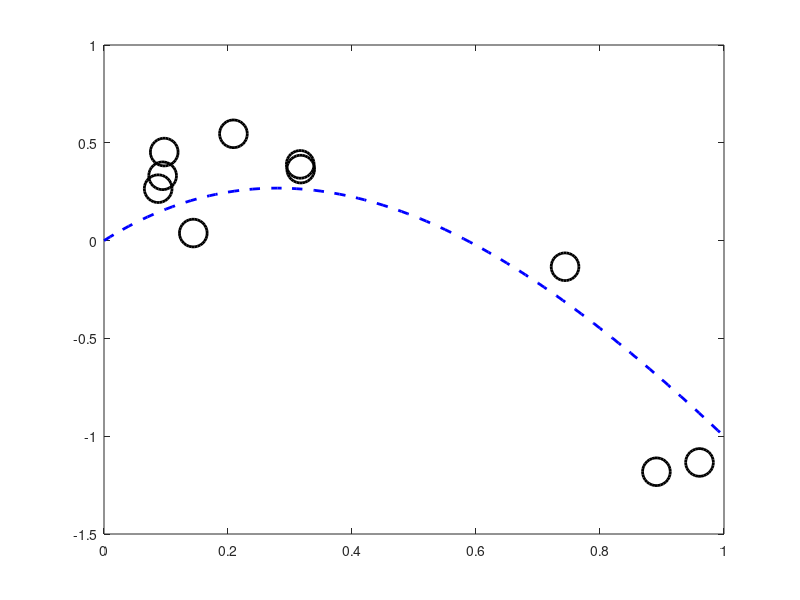

The MATLAB source for this figure: (Note: this script raises an error after producing the figure.)
%% Setup the GP problem

path(path,'../');

clear all;
close all;

x = rand(10,1);
noise_ss = 0.05;

test_x = [0:0.01:1]';
test_y = test_x.^3 - 4*test_x.^2 + 2*test_x;

y = x.^3 - 4*x.^2 + 2*x;
y = y + randn(size(x))*sqrt(noise_ss);

plot(x,y,'ko','markersize',20,'linewidth',2);
hold on
plot(test_x,test_y,'b--','linewidth',2)

setupPlot

xlabel('x');
ylabel('y');

yl = ylim;


makePDF('gpintro_data.eps');

%% Make some polynomial fits
close all
figure;
plot(x,y,'ko','markersize',20,'linewidth',2);
hold all

X = [x.^0];
testX = [test_x.^0];
plotat = [1 2 3 5];
for order = [1:9]
    X = [X x.^order];
    w = inv(X'*X)*X'*y;
    testX = [testX test_x.^order];
    if any(plotat == order)
        plot(test_x,testX*w,'linewidth',2);
    end
end

legend('Data','1st order','2nd order','3rd order','5th order');

setupPlot
xlabel('x');
ylabel('y');
ylim(yl);
makePDF('gpintro_poly.eps');


%% A visual example
close all
K = kernel(x,x,'gauss',20);
testK = kernel(x,test_x,'gauss',20);
testKK = kernel(test_x,test_x,'gauss',20) + 1e-6*eye(length(test_x));
% Sample functions from the prior
priorFunctions = gausssamp(repmat(0,length(test_x),1),testKK,20);
plot(test_x,priorFunctions','b','linewidth',2)
hold on
plot(x,y,'ko','markersize',20,'linewidth',2);
setupPlot
xlabel('x');
ylabel('y');
ylim(yl);
makePDF('gpintro_prior.eps');

close all

% And the posterior
testCov = testKK - testK'*inv(K + noise_ss*eye(length(x)))*testK;
testMu = testK'*inv(K + noise_ss*eye(length(x)))*y;
posteriorFunctions = gausssamp(testMu,testCov,20);

figure;
plot(test_x,posteriorFunctions','b','linewidth',2);
hold on
plot(x,y,'ko','markersize',20,'linewidth',2);
ylim(yl);
setupPlot;
xlabel('x');
ylabel('y');
plot(test_x,te,'b','linewidth',stMu2);
makePDF('gpintro_posterior.pdf');